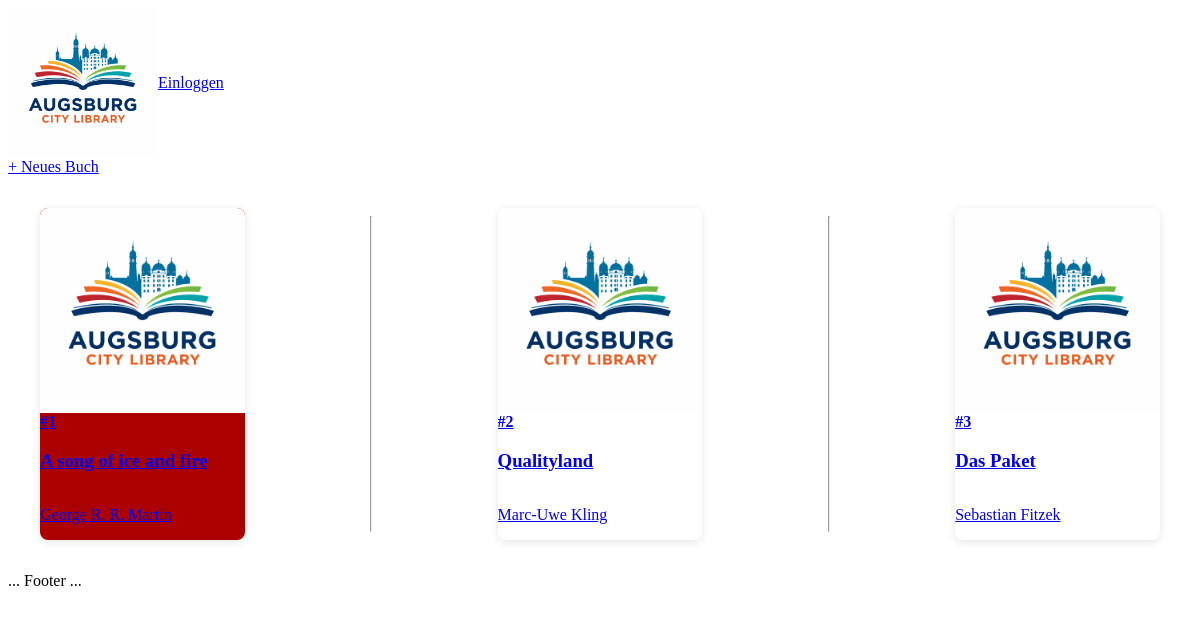
The app's page /, older data.
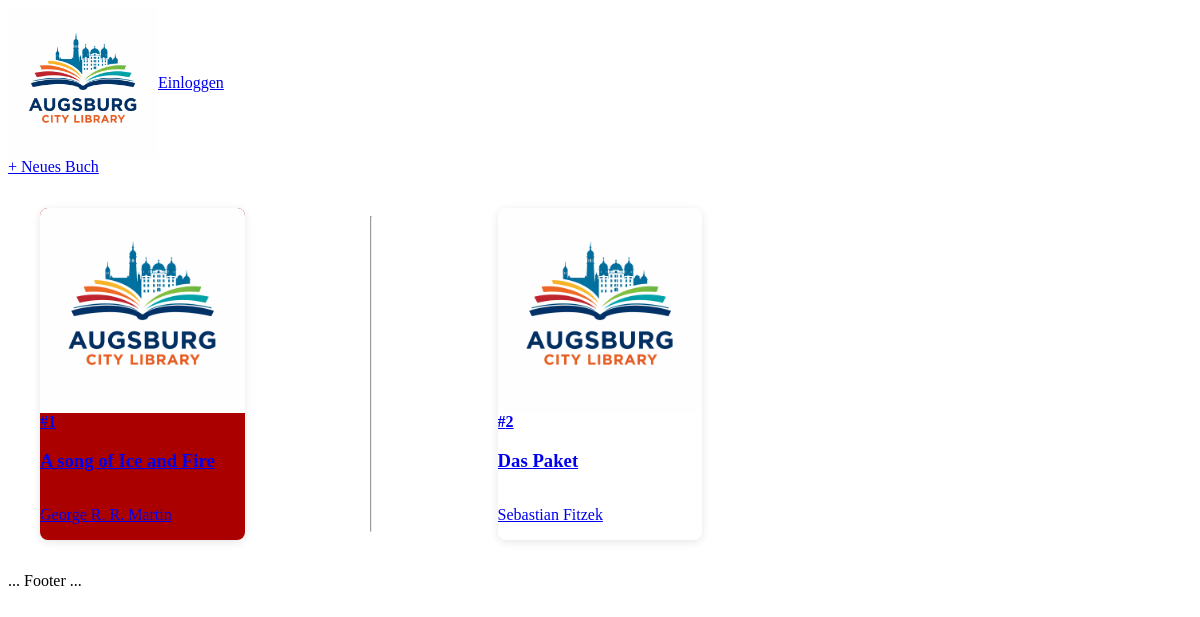
The same page, newer data.
### books/models.py (models this page shows, shortened)
class Book(models.Model):
    title = models.CharField(max_length=200)
    author_key = models.ForeignKey(Author, blank=True, null=True, on_delete=models.SET_NULL)
    published_date = models.DateField()
    pages = models.IntegerField()
    summary = models.TextField()
    genre = models.ManyToManyField(Genre, blank=True)
    isbn = models.IntegerField()
    cover = models.ImageField(upload_to='covers/', null=True, blank=True)

class Author(models.Model):
    firstname = models.CharField(max_length=100)
    lastname = models.CharField(max_length=100)
    def __str__(self):
        return self.firstname + " " + self.lastname

### books/views.py (the view)
# urls.py: path('', views.BookListView.as_view(), name='book-list'),
class BookListView(ListView):
    model = models.Book
    context_object_name = 'books'
    def get_context_data(self, **kwargs):
        context = super().get_context_data(**kwargs)
        for book in context['books']:
            book.reading_time = calc_reading_time(book)
        return context

### books/views.py (called while the page is built)
def calc_reading_time(book):
    try:
        return f'{round(book.pages / 30, 1)}'
    except ZeroDivisionError:
        return 'Keine Lesedauer angegeben'
    except TypeError:
        return 'Keine Lesedauer angegeben'
    except Exception as e:
        return f'Fehler: {e}'

### books/templates/books/book_list.html
{% extends 'base.html' %}
{% load static %}
{% block content %}
    <a href="{% url 'book-create' %}">+ Neues Buch</a>
    <div class="book-grid">
        {% for book in books %}
            <a class="book-card {% if forloop.first %}featured{% endif %}" href="{% url 'book-detail' book.pk %}">
                {% if book.cover %}
                    <img alt="Cover" src="{{ book.cover.url }}" />
                {% else %}
                    <img alt="Logo" src="{% static 'images/augsburg-city-library.png' %}" />
                {% endif %}
                <strong>#{{ forloop.counter }}</strong>
                <h3>{{ book.title }}</h3>
                <p>{{ book.author_key }}</p>
            </a>
            {% if not forloop.last %}
                <hr>
            {% endif %}
        {% empty %}
            <li>Noch keine Bücher vorhanden.</li>
        {% endfor %}
    </div>
{% endblock %}

### books/templates/base.html (shortened to what this page needs)
<!DOCTYPE html>
{% load static %}
<html lang="en">
    <head>
        <link rel="stylesheet" href="{% static 'css/styles.css' %}">
    </head>
    <body>
        <nav>
            <img id="logo" class="logo-img" alt="Logo" src="{% static 'images/augsburg-city-library.png' %}" />
            {% if user.is_authenticated %}
                <span>Hallo, {{ user.username }}</span>
                <a href="{% url 'admin:logout' %}">Ausloggen</a>
            {% else %}
                <a href="{% url 'admin:login' %}">Einloggen</a>
            {% endif %}
        </nav>
        <main>
            {% block content %}
            {% endblock %}
        </main>
        <footer>... Footer ...</footer>
    </body>
</html>

### books/static/css/styles.css (style rules this page uses)
nav { display: flex; flex-direction: row; align-items: center; }
#logo { width: 150px; }
.book-grid { display: grid; grid-template-columns: repeat(auto-fill, minmax(200px, 1fr)); gap: 1.5rem; padding: 2rem; }
.book-card { display: flex; flex-direction: column; background: #fff; border-radius: 8px; box-shadow: 0 2px 8px rgba(0,0,0,.1); overflow: hidden; transition: transform .2s; }
.book-card img { width: 100%; aspect-ratio: 1/1; object-fit: cover; }
.featured { background: #aa0000; }

Row changes from the older to the newer data that the page shows:
removed Book: title "A song of ice and fire", author_key "George R. R. Martin"
removed Book: title "Qualityland", author_key "Marc-Uwe Kling"
added Book: title "A song of Ice and Fire", author_key "George R. R. Martin"
